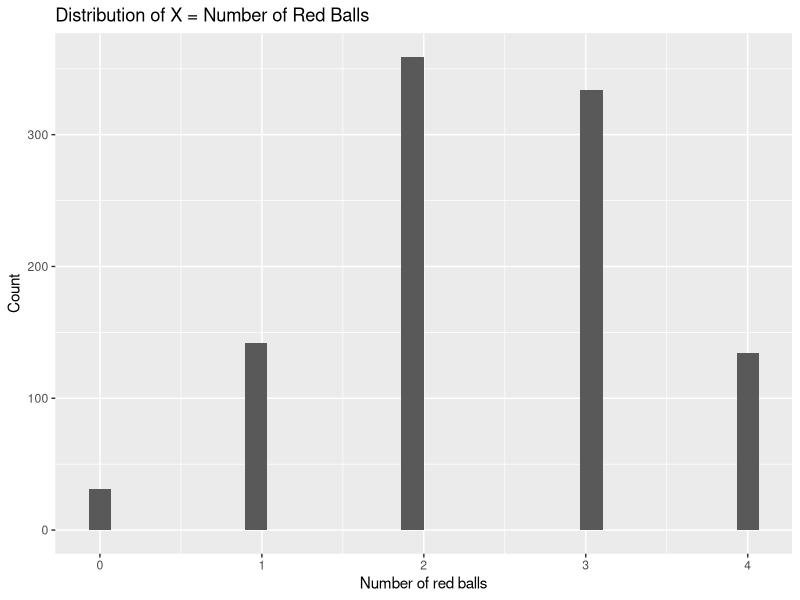

This figure's R source:
library(ggplot2)
library(ggthemes)

# Difine number of games and a set of 3 red, 2 blue balls

games <- 1000
balls <- c(1,1,1,0,0)

number_of_red_balls <- vector(mode = "integer", length = games)

# Choose 4 balls 'games' number of times

for(i in 1:games){
  s <- sample(balls,4, replace = T)
  number_of_red_balls[i] <- sum(s)
}

number_of_red_balls
table(number_of_red_balls)

# plot
qplot(number_of_red_balls) +
  xlab("Number of red balls") + ylab("Count") +
  ggtitle("Distribution of X = Number of Red Balls")

mean(number_of_red_balls)


